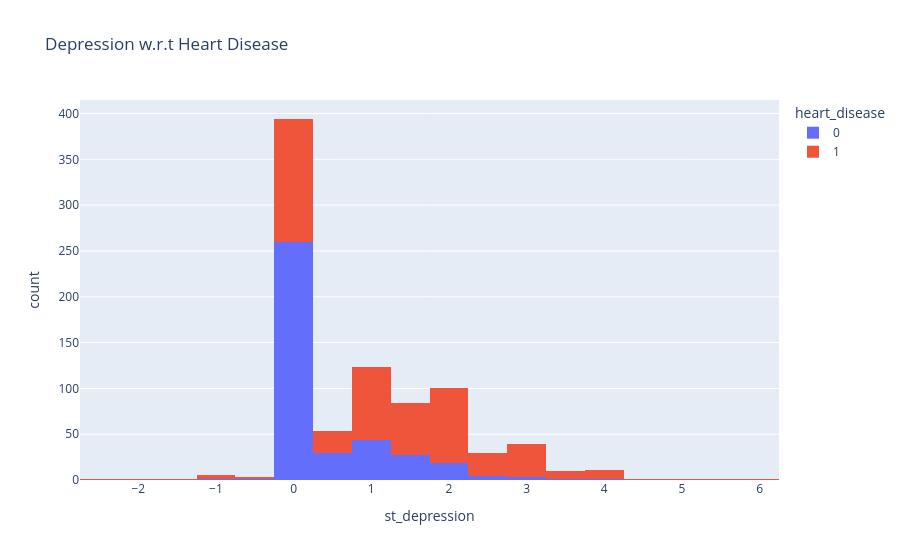

The code cell stored with this chart in its notebook:
### Code cell
px.histogram(heart_df, x = "st_depression" ,nbins = 20, color = "heart_disease", title = "Depression w.r.t Heart Disease")

### Figure 1 — Plotly figure (JSON) as saved in the notebook; plotly's stock layout.template omitted (floating-point values rounded to 4 significant figures; data arrays with more than 128 entries replaced by an {"elided": "..."} marker saying what was removed)
{"data": [{"bingroup": "x", "hovertemplate": "heart_disease=0<br>st_depression=%{x}<br>count=%{y}<extra></extra>", "legendgroup": "0", "marker": {"color": "#636efa", "pattern": {"shape": ""}}, "name": "0", "nbinsx": 20, "orientation": "v", "showlegend": true, "type": "histogram", "x": {"elided": "411 float values"}, "xaxis": "x", "yaxis": "y"}, {"bingroup": "x", "hovertemplate": "heart_disease=1<br>st_depression=%{x}<br>count=%{y}<extra></extra>", "legendgroup": "1", "marker": {"color": "#EF553B", "pattern": {"shape": ""}}, "name": "1", "nbinsx": 20, "orientation": "v", "showlegend": true, "type": "histogram", "x": {"elided": "509 float values"}, "xaxis": "x", "yaxis": "y"}], "layout": {"barmode": "relative", "legend": {"title": {"text": "heart_disease"}, "tracegroupgap": 0}, "title": {"text": "Depression w.r.t Heart Disease"}, "xaxis": {"anchor": "y", "domain": [0, 1], "title": {"text": "st_depression"}}, "yaxis": {"anchor": "x", "domain": [0, 1], "title": {"text": "count"}}}}
